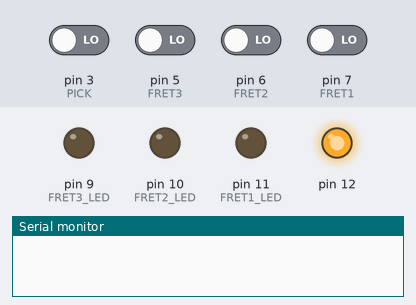
This sketch was run on a simulated Arduino Uno, built with avr-gcc and run on an emulated ATmega328P. Shown: output pins drawn as LEDs (lit = HIGH), the last lines printed to the serial monitor. Inputs (shaded band) come from the test bench; at power-on: pin 3 (PICK), pin 5 (FRET3), pin 6 (FRET2), pin 7 (FRET1) LOW.

Above: at 1.2 s.
1.3 s: pin 5 (FRET3) driven HIGH
At 2.3 s:
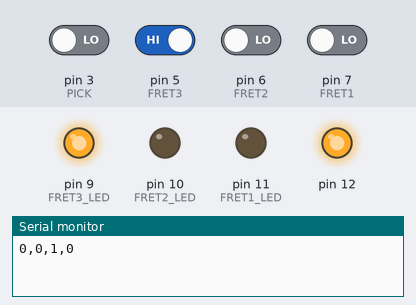
2.8 s: pin 6 (FRET2) driven HIGH
At 4.0 s:
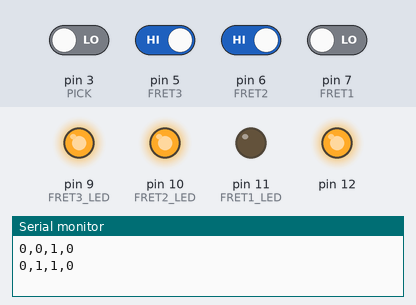
4.3 s: pin 7 (FRET1) driven HIGH
At 5.4 s:
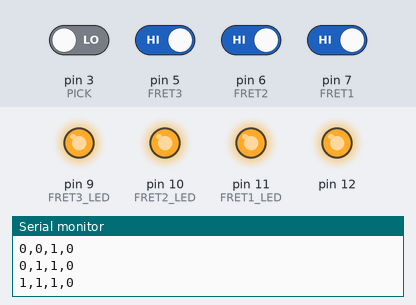
5.8 s: pin 5 (FRET3) driven LOW
At 6.1 s:
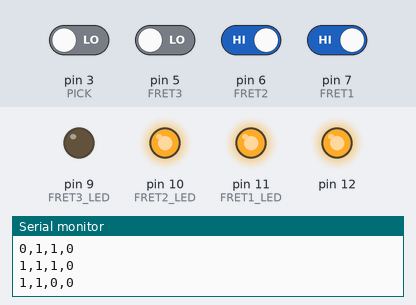
7.3 s: pin 6 (FRET2) driven LOW
At 8.5 s:
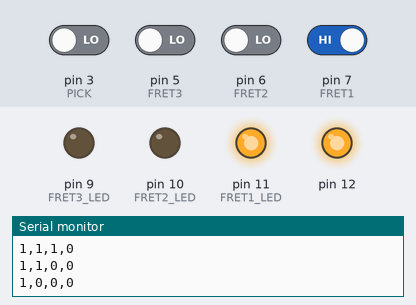
8.8 s: pin 5 (FRET3) driven HIGH
At 9.3 s:
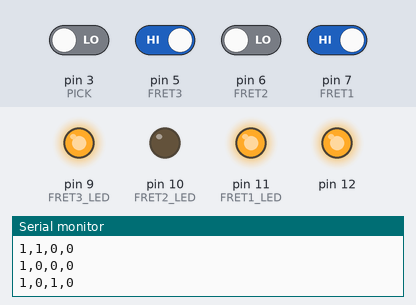
Timing chart, 0 to 11.3 s (numbered marks = the images above; inputs shaded):
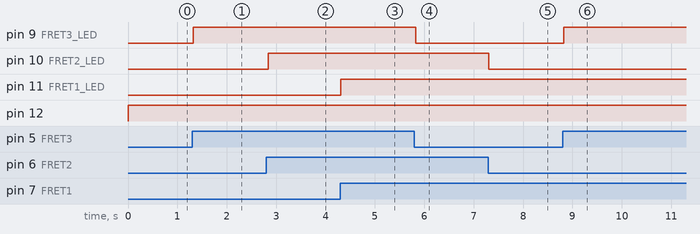

Measured:
- after the input at 1.3 s, pin 9 (FRET3_LED): LOW → HIGH at once
- after the input at 2.8 s, pin 10 (FRET2_LED): LOW → HIGH at once
- after the input at 4.3 s, pin 11 (FRET1_LED): LOW → HIGH at once
- after the input at 5.8 s, pin 9 (FRET3_LED): HIGH → LOW at once
- after the input at 7.3 s, pin 10 (FRET2_LED): HIGH → LOW at once
- after the input at 8.8 s, pin 9 (FRET3_LED): LOW → HIGH at once

The sketch:

get_input.ino
```cpp
#define FRET1 7
#define FRET2 6
#define FRET3 5
#define PICK  3
#define FRET1_LED 11
#define FRET2_LED 10
#define FRET3_LED 9

void setup() {
  Serial.begin(9600);
  pinMode(FRET1, INPUT);
  pinMode(FRET2, INPUT);
  pinMode(FRET3, INPUT);
  pinMode(PICK, INPUT);
  pinMode(12,OUTPUT);
  pinMode(FRET1_LED,OUTPUT);
  pinMode(FRET2_LED,OUTPUT);
  pinMode(FRET3_LED,OUTPUT);
}

int before = 0;

void loop() {
  digitalWrite(12, HIGH);

  int fret1=0, fret2=0, fret3=0, pick=0;

  for(int i = 0; i < 40; i++){
    fret1+=digitalRead(FRET1);
    fret2+=digitalRead(FRET2);
    fret3+=digitalRead(FRET3);
    pick+=digitalRead(PICK);
  }
  if(fret1 >= 30) fret1 = 1;
  else fret1 = 0;
  if(fret2 >= 30) fret2 = 1;
  else fret2 = 0;
  if(fret3 >= 30) fret3 = 1;
  else fret3 = 0;
  if(pick >= 30) pick = 1;
  else pick = 0;

  int now = fret1 * 1000 + fret2 * 100 + fret3 * 10 + pick;
  if(before != now){
    digitalWrite(FRET1_LED, fret1);
    digitalWrite(FRET2_LED, fret2);
    digitalWrite(FRET3_LED, fret3);

    Serial.print(fret1);
    Serial.print(",");
    Serial.print(fret2);
    Serial.print(",");
    Serial.print(fret3);
    Serial.print(",");
    Serial.print(pick);
    Serial.print("\n");
  }
  before = now;
  delay(50);
}
```
